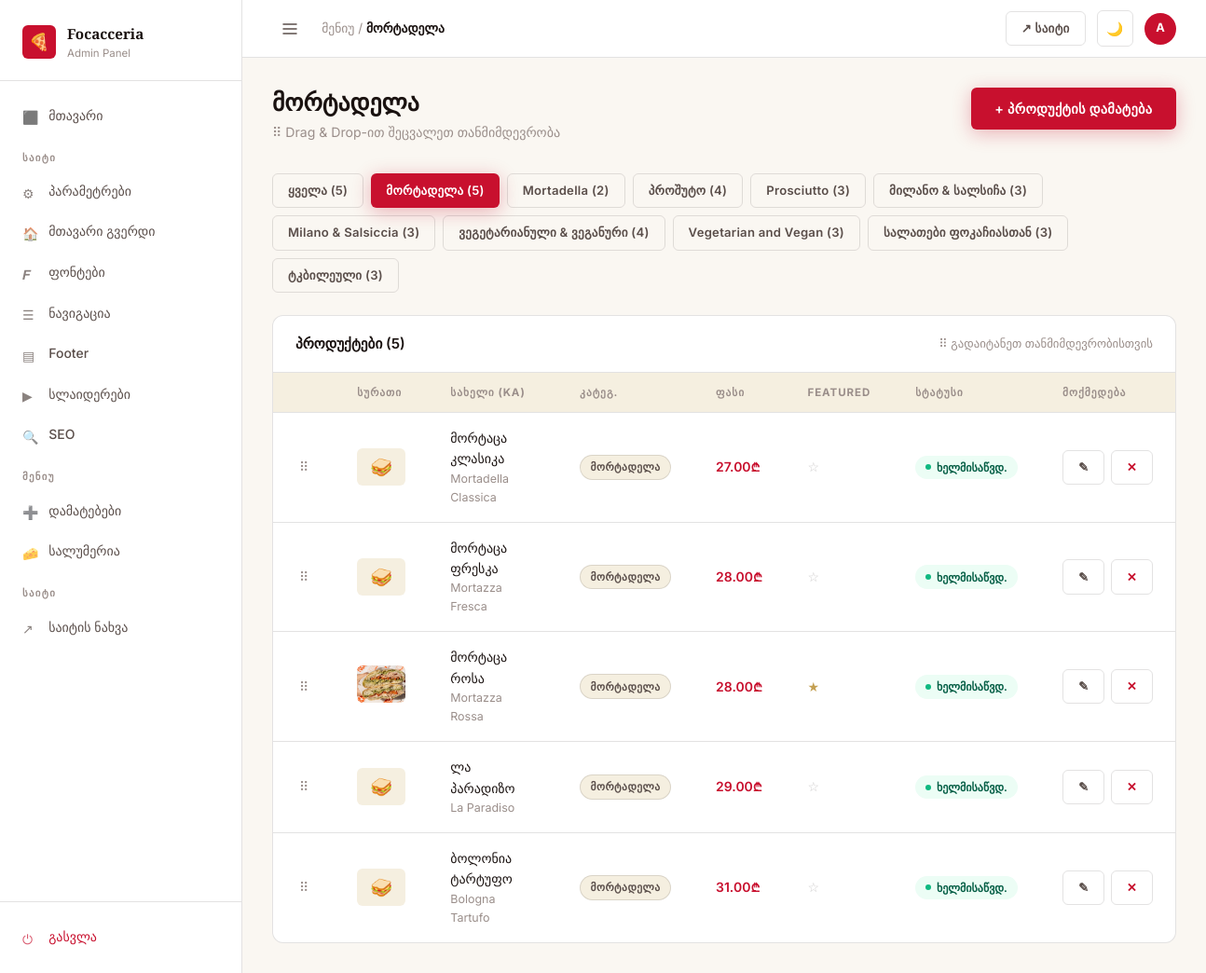
/dashboard/menu/items/category/1/ (signed in), run on an earlier commit of the app's database.
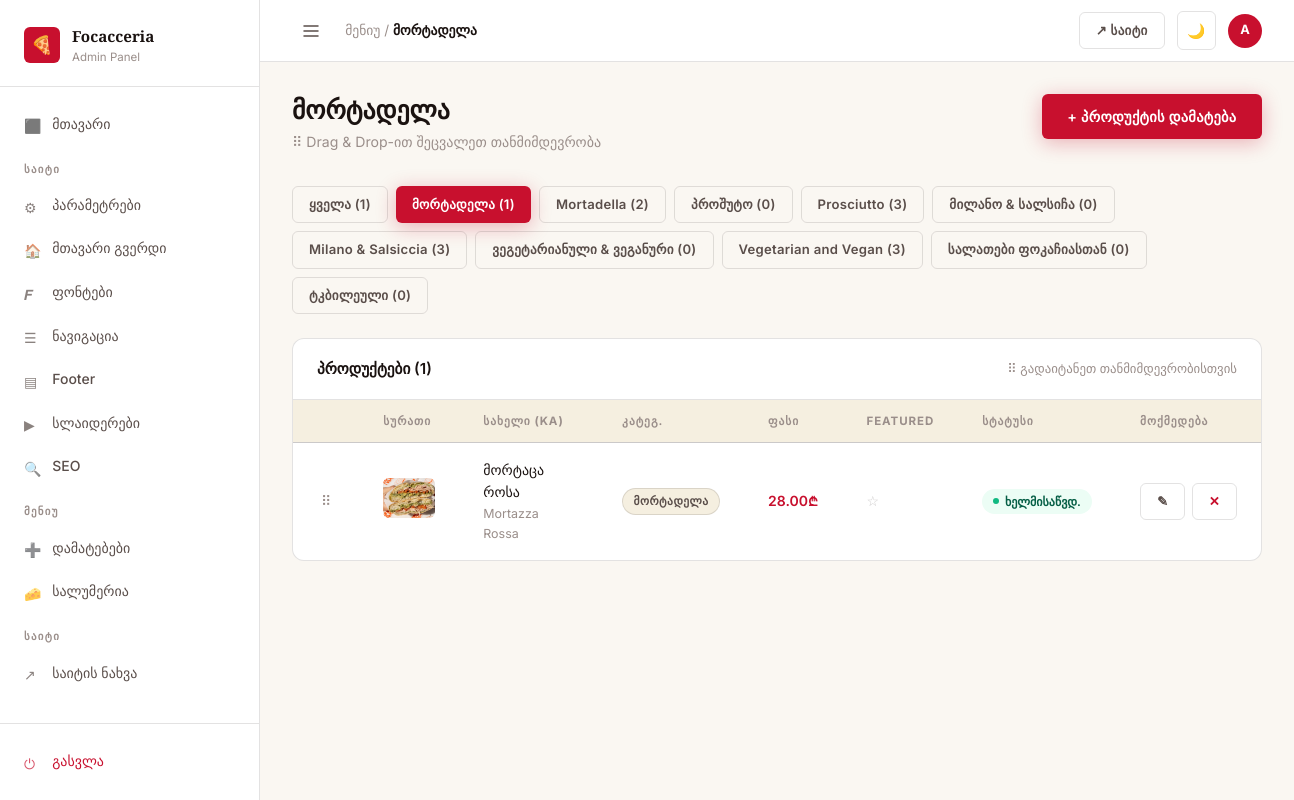
And on a later commit of the database.
### menu/models.py (models this page shows, shortened)
class MenuCategory(models.Model):
    PAGE_CHOICES = [
        ('menu', 'Menu'),
        ('salumeria', 'Salumeria'),
    ]
    name_ka = models.CharField(max_length=100)
    name_en = models.CharField(max_length=100)
    slug = models.SlugField(unique=True)
    description_ka = models.TextField(blank=True)
    description_en = models.TextField(blank=True)
    page = models.CharField(max_length=20, choices=PAGE_CHOICES, default='menu')
    order = models.PositiveIntegerField(default=0)
    is_active = models.BooleanField(default=True)
    class Meta:
        ordering = ['order']
        verbose_name_plural = 'Menu Categories'

class MenuItem(models.Model):
    UNIT_CHOICES = [
        ('', 'ერთეული'),
        ('100g', '100 გრ'),
        ('portion', 'პორცია'),
    ]
    category = models.ForeignKey(MenuCategory, on_delete=models.CASCADE, related_name='items')
    name_ka = models.CharField(max_length=200)
    name_en = models.CharField(max_length=200)
    description_ka = models.TextField(blank=True)
    description_en = models.TextField(blank=True)
    price = models.DecimalField(max_digits=8, decimal_places=2)
    price_unit = models.CharField(max_length=20, choices=UNIT_CHOICES, blank=True)
    image = models.ImageField(upload_to='menu/', blank=True, null=True)
    order = models.PositiveIntegerField(default=0)
    is_available = models.BooleanField(default=True)
    is_featured = models.BooleanField(default=False)
    tags = models.CharField(max_length=200, blank=True, help_text='Comma-separated tags: vegan, vegetarian, spicy, new')
    badge_ka = models.CharField(max_length=50, blank=True, help_text='e.g. ახალი, ყველაზე პოპ.')
    badge_en = models.CharField(max_length=50, blank=True, help_text='e.g. New, Most Popular')
    class Meta:
        ordering = ['order']

### dashboard/views.py (the view)
# urls.py: path('menu/items/', views.menu_items, name='menu_items'),
@login_required
def menu_items(request, category_pk=None):
    categories = MenuCategory.objects.all()
    if category_pk:
        category = get_object_or_404(MenuCategory, pk=category_pk)
        items = MenuItem.objects.filter(category=category)
    else:
        category = None
        items = MenuItem.objects.select_related('category').all()
    return render(request, 'dashboard/menu_items.html', {
        'items': items,
        'categories': categories,
        'active_category': category,
    })

### core/models.py (called while the page is built)
    @classmethod
    def get_settings(cls):
        obj, _ = cls.objects.get_or_create(pk=1)
        return obj

    @classmethod
    def get_settings(cls):
        obj, _ = cls.objects.get_or_create(pk=1)
        return obj

### templates/dashboard/menu_items.html (shortened to what this page needs)
{% extends 'dashboard/base.html' %}
{% block breadcrumb %}მენიუ / <strong>{% if active_category %}{{ active_category.name_ka }}{% else %}ყველა პროდუქტი{% endif %}</strong>{% endblock %}
{% block content %}
<div class="page-header">
  <div>
    <h1 class="page-title">
      {% if active_category %}{{ active_category.name_ka }}{% else %}მენიუს პროდუქტები{% endif %}
    </h1>
    <p class="page-subtitle">⠿ Drag & Drop-ით შეცვალეთ თანმიმდევრობა</p>
  </div>
  <a href="{% url 'item_add' %}" class="btn btn-primary">+ პროდუქტის დამატება</a>
</div>
<div style="display:flex;gap:.5rem;flex-wrap:wrap;margin-bottom:1.5rem;">
  <a href="{% url 'menu_items' %}"
     class="btn btn-sm {% if not active_category %}btn-primary{% else %}btn-ghost{% endif %}">
    ყველა ({{ items|length }})
  </a>
  {% for cat in categories %}
  <a href="{% url 'menu_items_by_category' cat.pk %}"
     class="btn btn-sm {% if active_category.pk == cat.pk %}btn-primary{% else %}btn-ghost{% endif %}">
    {{ cat.name_ka }} ({{ cat.items.count }})
  </a>
  {% endfor %}
</div>
{% if items %}
<div class="table-card">
  <div class="table-card-header">
    <span class="table-card-title">პროდუქტები ({{ items|length }})</span>
    <span style="font-size:.8rem;color:var(--text-muted);">⠿ გადაიტანეთ თანმიმდევრობისთვის</span>
  </div>
  <table class="data-table">
    <thead>
      <tr>
        <th style="width:40px;"></th>
        <th>სურათი</th>
        <th>სახელი (KA)</th>
        <th>კატეგ.</th>
        <th>ფასი</th>
        <th>Featured</th>
        <th>სტატუსი</th>
        <th>მოქმედება</th>
      </tr>
    </thead>
    <tbody data-sortable data-reorder-url="{% url 'item_reorder' %}">
      {% for item in items %}
      <tr data-id="{{ item.pk }}">
        <td><span class="drag-handle">⠿</span></td>
        <td>
          {% if item.image %}
          <img src="{{ item.image.url }}" style="width:52px;height:40px;object-fit:cover;border-radius:var(--radius-sm);">
          {% else %}
          <div style="width:52px;height:40px;background:var(--bg-surface);border-radius:var(--radius-sm);display:flex;align-items:center;justify-content:center;font-size:1.2rem;">🥪</div>
          {% endif %}
        </td>
        <td>
          <div style="font-weight:500;">{{ item.name_ka }}</div>
          <div style="font-size:.78rem;color:var(--text-muted);">{{ item.name_en }}</div>
        </td>
        <td>
          <span class="badge badge-ghost" style="font-size:.72rem;">{{ item.category.name_ka }}</span>
        </td>
        <td style="font-weight:600;color:var(--accent);">{{ item.price }}₾</td>
        <td>
          {% if item.is_featured %}
          <span style="color:var(--oro);">★</span>
          {% else %}
          <span style="color:var(--border-strong);">☆</span>
          {% endif %}
        </td>
        <td>
          {% if item.is_available %}
          <span class="status-pill status-active">ხელმისაწვდ.</span>
          {% else %}
          <span class="status-pill status-inactive">მიუწვდ.</span>
          {% endif %}
        </td>
        <td>
          <div class="td-actions">
            <a href="{% url 'item_edit' item.pk %}" class="btn btn-ghost btn-sm">✎</a>
            <a href="{% url 'item_delete' item.pk %}" class="btn btn-ghost btn-sm" style="color:var(--accent);"
               data-confirm="პროდუქტის წაშლა?">✕</a>
          </div>
        </td>
      </tr>
      {% endfor %}
    </tbody>
  </table>
</div>
{% endif %}
{% endblock %}

What changed in the data, as far as the page shows it:
removed MenuItem: name_ka "მორტაცა კლასიკა", name_en "Mortadella Classica", category.name_ka "ᲛᲝᲠᲢᲐᲓᲔᲚᲐ", price "27.00", is_available "ხელმისაწვდ."
removed MenuItem: name_ka "მორტაცა ფრესკა", name_en "Mortazza Fresca", category.name_ka "ᲛᲝᲠᲢᲐᲓᲔᲚᲐ", price "28.00", is_available "ხელმისაწვდ."
removed MenuItem: name_ka "ლა პარადიზო", name_en "La Paradiso", category.name_ka "ᲛᲝᲠᲢᲐᲓᲔᲚᲐ", price "29.00", is_available "ხელმისაწვდ."
removed MenuItem: name_ka "ბოლონია ტარტუფო", name_en "Bologna Tartufo", category.name_ka "ᲛᲝᲠᲢᲐᲓᲔᲚᲐ", price "31.00", is_available "ხელმისაწვდ."
computed for MenuCategory "მორტადელა": items.count "5" → "1"
computed for MenuCategory "პროშუტო": items.count "4" → "0"
computed for MenuCategory "მილანო & სალსიჩა": items.count "3" → "0"
computed for MenuCategory "ვეგეტარიანული & ვეგანური": items.count "4" → "0"
computed for MenuCategory "სალათები ფოკაჩიასთან": items.count "3" → "0"
computed for MenuCategory "ტკბილეული": items.count "3" → "0"
changed MenuItem "მორტაცა როსა": is_featured "★" → "☆"
Also different on the page:
{{ items|length }}: "5" → "1"
